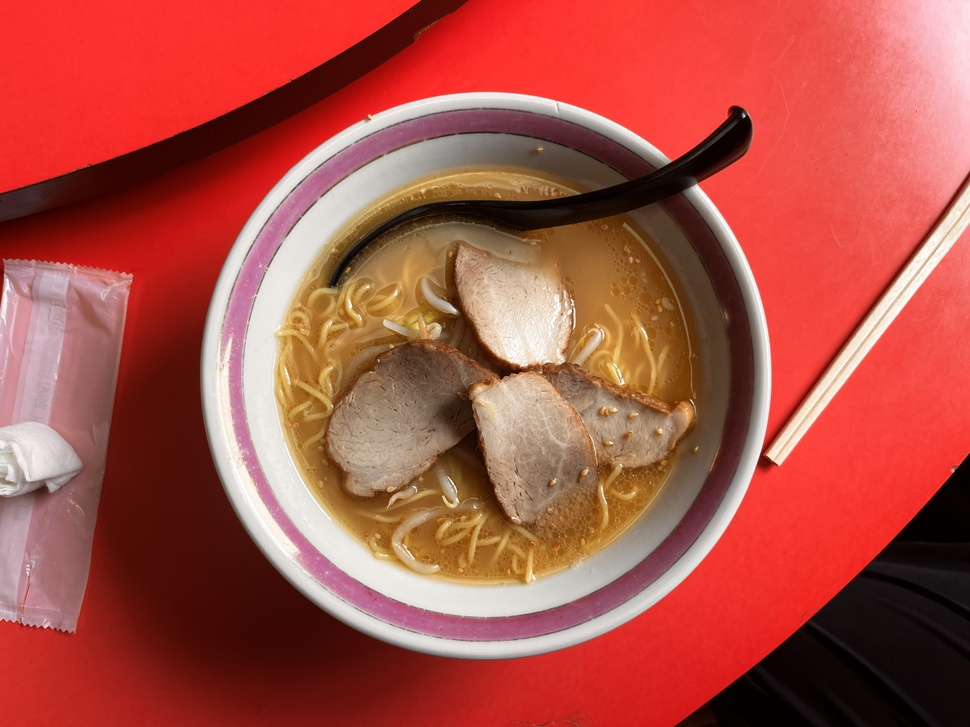
#> input picture data/ramen.jpg, 970 x 727 px, shrunk from 4032 x 3024 before the run
$ python Ramen_Quadrat.py
#> lines starting #> are read from the running program, lines starting #| are printed output that depends on the picture
# ラーメンコドラート用スクリプト
import matplotlib.pyplot as plt
from PIL import Image
import numpy as np
import random

# 画像をインポート
path = "./data/ramen.jpg"
img = Image.open(path)
#> img is the input picture: PIL image 970x727 RGB; mean R, G, B 171.5, 81.2, 70.2

# [13 lines of commented-out code are left out]

fig, ax = plt.subplots()

ax.imshow(img)

width, height = img.size
#> width = 970; height = 727

random_x = [random.randint(1,width) for i in range(10)]
random_y = [random.randint(1,height)for i in range(10)]

# プロットする座標
ax.scatter(random_x,random_y,c = 'black', s = 20)

# 画像を出力
plt.show()
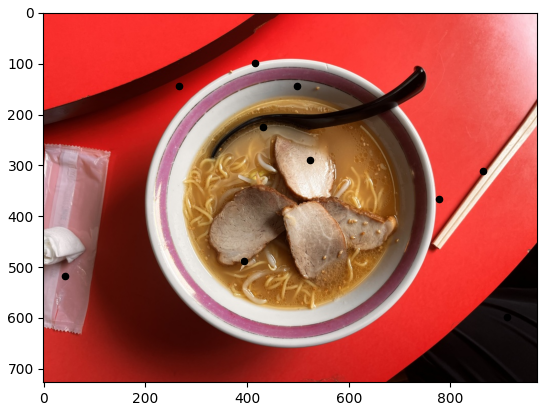
#> figure drawn by matplotlib, 1 panel
